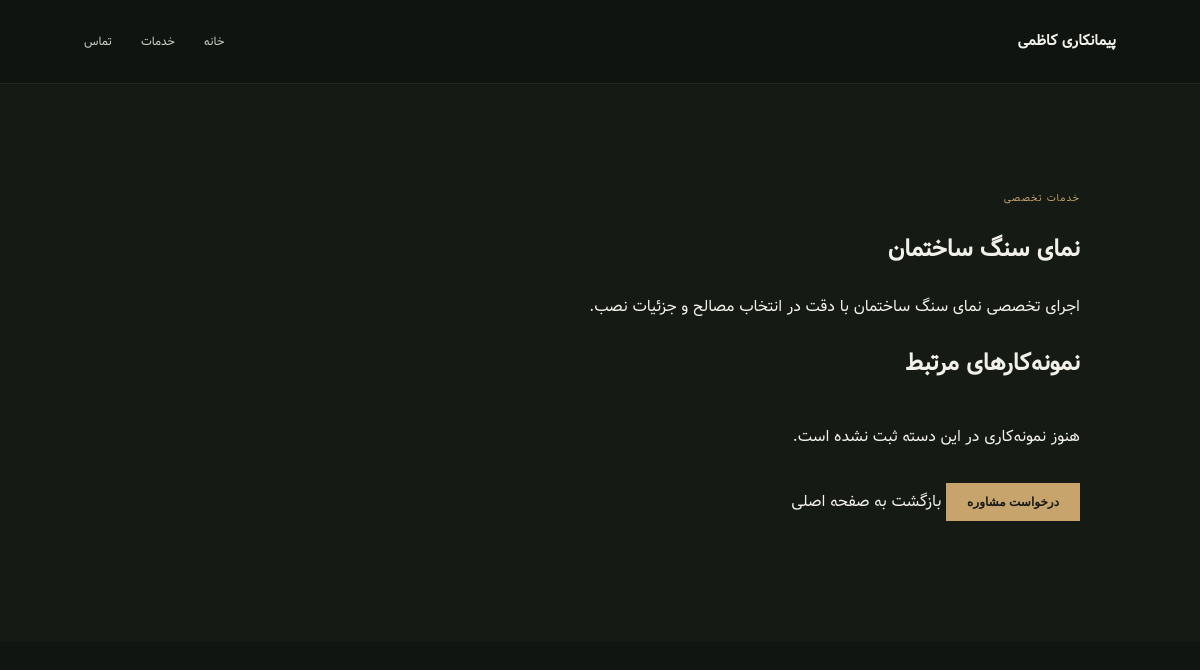
/service/nemaye-sang-sakhteman, run on the app's committed database.
### tables this page shows
CREATE TABLE settings (key TEXT PRIMARY KEY, value TEXT NOT NULL);

CREATE TABLE service_categories (id INTEGER PRIMARY KEY AUTOINCREMENT, title TEXT NOT NULL UNIQUE, slug TEXT NOT NULL UNIQUE, description TEXT DEFAULT '');

### app.py (the view)
@app.get('/service/<slug>')
def service_detail(slug):
    with db() as con:
        category = con.execute('SELECT * FROM service_categories WHERE slug=?',(slug,)).fetchone()
        if not category: abort(404)
        projects = con.execute('SELECT * FROM projects WHERE category=? ORDER BY is_favorite DESC,id DESC',(category['title'],)).fetchall()
    return render_template('service_detail.html', category=category, projects=projects, settings=get_settings())

### app.py (called while the page is built)
def db():
    con = sqlite3.connect(DB)
    con.row_factory = sqlite3.Row
    return con

@app.context_processor
def inject_csrf():
    if 'csrf_token' not in session:
        session['csrf_token'] = secrets.token_urlsafe(32)
    return {'csrf_token': session['csrf_token']}

def get_settings():
    with db() as con:
        values = dict(DEFAULTS)
        values.update({r['key']:r['value'] for r in con.execute('SELECT key,value FROM settings')})
        return values

### templates/service_detail.html (shortened to what this page needs)
<!doctype html><html lang="fa" dir="rtl"><head><link rel="stylesheet" href="/static/style.css"></head><body><header class="header"><a class="logo" href="/"><strong>{{settings.company}}</strong></a><nav><a href="/">خانه</a><a href="/#services">خدمات</a><a href="/#contact">تماس</a></nav></header><main><section class="section services"><div class="section-label">خدمات تخصصی</div><h1>{{category.title}}</h1><p>{{category.description}}</p><h2>نمونه‌کارهای مرتبط</h2><div class="work-grid">{% for p in projects %}<a class="work-card" href="/project/{{p.id}}"><div class="work-photo" {% if p.image %}style="background-image:url('{{p.image}}');background-size:cover;background-position:center"{% endif %}><span>{{p.category}}</span></div><div class="work-info"><div><h3>{{p.title}}</h3></div></div></a>{% else %}<p>هنوز نمونه‌کاری در این دسته ثبت نشده است.</p>{% endfor %}</div><p><a class="button gold" href="/#contact">درخواست مشاوره</a> <a href="/">بازگشت به صفحه اصلی</a></p></section></main></body></html>

### static/style.css (style rules this page uses)
:root { --bg:#111512;--panel:#1b201b;--ink:#f1f0e9;--muted:#a9aea3;--gold:#c7a46b;--line:#353c34;--light:#e9e6dc;--dark:#1a1d18;--font:'Vazirmatn',IRANSans,Tahoma,sans-serif }
* { box-sizing:border-box }
html { scroll-behavior:smooth;scroll-padding-top:90px }
body { margin:0;background:var(--bg);color:var(--ink);font-family:var(--font);line-height:1.85 }
a { color:inherit;text-decoration:none }
.header { height:84px;padding:0 7vw;display:flex;align-items:center;justify-content:space-between;border-bottom:1px solid #ffffff12;position:sticky;top:0;background:#111512ed;backdrop-filter:blur(16px);z-index:50 }
.logo { display:flex;align-items:center;gap:12px }
.logo strong,.logo small { display:block;line-height:1.5 }
.logo strong { font-size:15px }
nav { display:flex;gap:29px;font-size:12px;color:#d0d2c9 }
.eyebrow,.section-label { font-size:10px;color:var(--gold);letter-spacing:1px }
.button { border:0;display:inline-flex;align-items:center;justify-content:center;gap:20px;padding:12px 21px;font:600 12px var(--font);cursor:pointer;transition:.3s }
.button.gold { background:var(--gold);color:#171a15 }
.section { padding:105px 10vw }
.services { background:#151a15 }
.work-grid { display:grid;grid-template-columns:1.2fr 1fr 1fr;gap:22px }

### data on the page
settings: company "پیمانکاری کاظمی"
service_categories: title "نمای سنگ ساختمان", description "اجرای تخصصی نمای سنگ ساختمان با دقت در انتخاب مصالح و جزئیات نصب."
